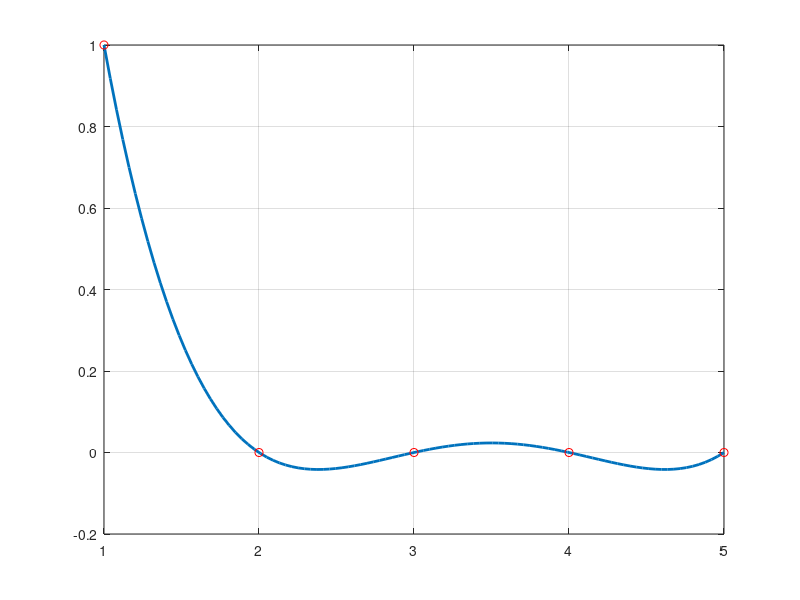

Reproduce this figure in MATLAB.
% esempio interpolazione con base di Lagrange:
%   visualizziamo i polinomi di Lagrange, costruiti su 5 nodi distinti
%   presi a scelta
%   -> dobbiamo costruire un vettore con il valore dei polinomi di Lagrange
clear all
close all
clc

N=5;    % 5 nodi
x=1:5;  % ~ x=linspace(1, 5, 5): scelgo N nodi equispaziati (non per forza) 
        %   tra 1 e 5 -> nodi della base di Lagrange 
xx=linspace(x(1),x(N)); % vettore di 100 punti tra il primo e l'ultimo nodo
                        % in cui valuteremo il polinomio di Lagrange 
                        % per plottarlo
                        % xx e' un vettore riga


%% primo polinomio, relativo al nodo x(1) 
l1=1; 
%   -> dopo il primo passo del ciclo for diventera' un vettore
for k=2:N
  l1=l1.*(xx-x(k))/(x(1)-x(k));  % Lagangia
end
plot(xx, l1, 'LineWidth', 2), grid on
hold on  % sovrappongo grafici sulla stessa finestra
plot(x,[1 0 0 0 0], 'or')  % voglio vedere quanto vale il polinomio nei 
                           % nodi -> devo vedere che vale 1 in x(1) e 0 
                           %         negli altri nodi